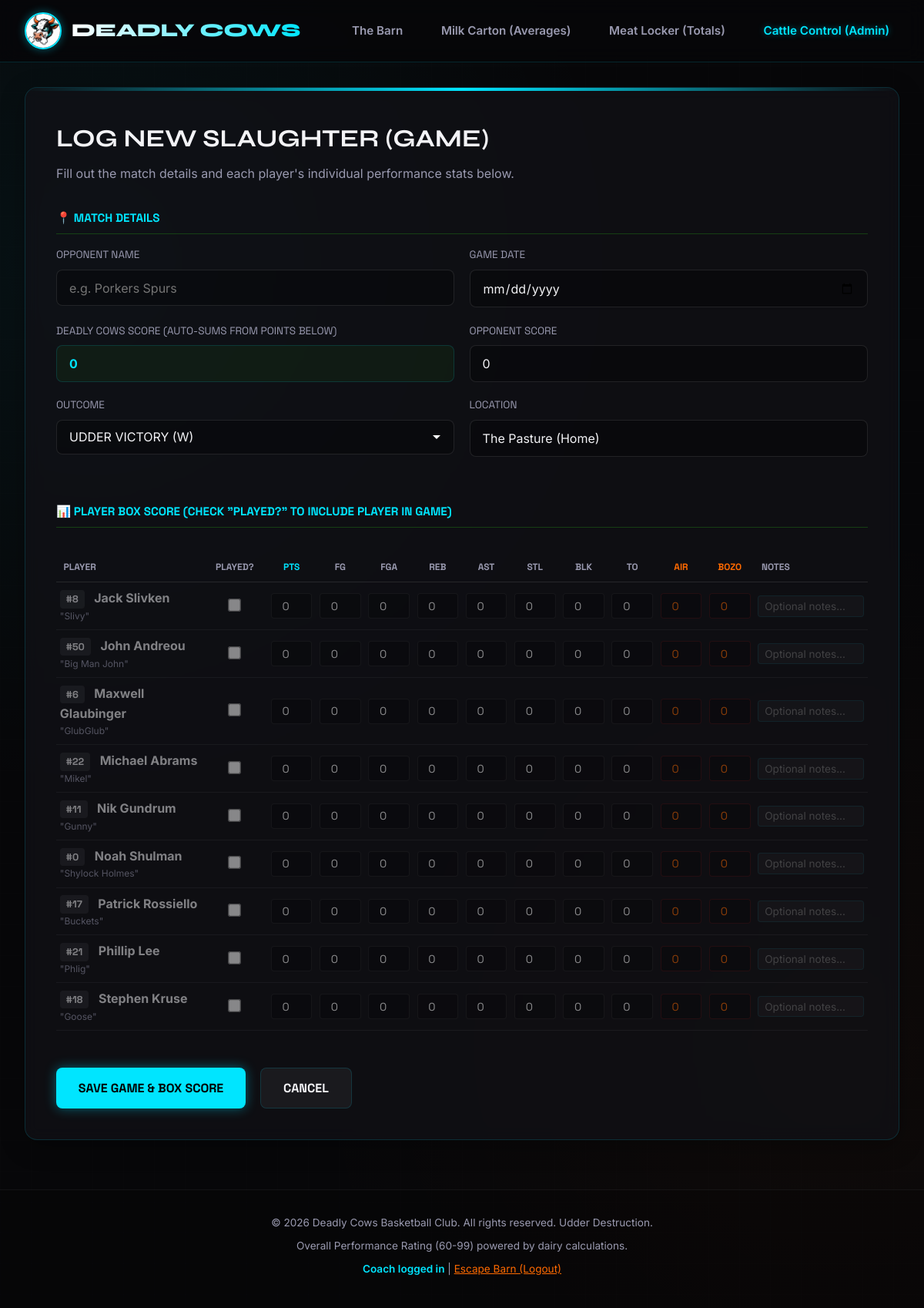
Page /manage/game/new (signed in) on the committed database.
### tables this page shows
CREATE TABLE players (
    id INTEGER PRIMARY KEY AUTOINCREMENT,
    name TEXT NOT NULL,
    jersey_number TEXT NOT NULL,
    nickname TEXT NOT NULL
);

### app.py (the view, shortened to what this page needs)
@app.route('/manage/game/new', methods=['GET', 'POST'])
def new_game():
    if not is_admin():
        flash("Unauthorized pasture access!", "danger")
        return redirect(url_for('manage'))
    players = database.get_all_players()
    return render_template('edit_game.html', title="Log New Slaughter (Game)", players=players, game=None)

### app.py (called while the page is built)
def is_admin():
    return session.get('logged_in') == True

@app.context_processor
def inject_globals():
    return dict(is_admin=is_admin)

### database.py (called while the page is built)
def get_db_connection():
    conn = sqlite3.connect(DB_PATH)
    conn.execute("PRAGMA foreign_keys = ON;")
    conn.row_factory = sqlite3.Row
    return conn

def get_all_players():
    conn = get_db_connection()
    players = conn.execute('SELECT * FROM players ORDER BY name').fetchall()
    conn.close()
    return players

### templates/edit_game.html (shortened to what this page needs)
{% extends 'layout.html' %}
{% block content %}
<div class="glass-panel">
    <h1 style="font-family: var(--font-header); text-transform: uppercase; margin-bottom: 0.5rem;">{{ title }}</h1>
    <p style="color: var(--text-secondary); margin-bottom: 2rem;">Fill out the match details and each player's individual performance stats below.</p>
    <form method="POST">
        <h3 style="font-family: var(--font-mono); font-size: 0.95rem; text-transform: uppercase; color: var(--neon-green); margin-bottom: 1rem; border-bottom: 1px solid rgba(57, 255, 20, 0.2); padding-bottom: 0.5rem;">
            📍 Match Details
        </h3>
        <div class="form-row">
            <div class="form-group">
                <label for="opponent">Opponent Name</label>
                <input type="text" id="opponent" name="opponent" class="form-control" placeholder="e.g. Porkers Spurs" value="{{ game.opponent if game else '' }}" required>
            </div>
            <div class="form-group">
                <label for="date">Game Date</label>
                <input type="date" id="date" name="date" class="form-control" value="{{ game.date if game else '' }}" required>
            </div>
        </div>
        <div class="form-row">
            <div class="form-group">
                <label for="cows_score">Deadly Cows Score (Auto-Sums from points below)</label>
                <input type="number" id="cows_score" name="cows_score" class="form-control" value="{{ game.cows_score if game else 0 }}" readonly style="background: rgba(57, 255, 20, 0.05); border-color: var(--border-color); color: var(--neon-green); font-weight: 700;">
            </div>
            <div class="form-group">
                <label for="opponent_score">Opponent Score</label>
                <input type="number" id="opponent_score" name="opponent_score" class="form-control" placeholder="e.g. 88" value="{{ game.opponent_score if game else 0 }}" required min="0">
            </div>
        </div>
        <div class="form-row">
            <div class="form-group">
                <label for="outcome">Outcome</label>
                <select id="outcome" name="outcome" class="form-control" required>
                    <option value="W" {% if game and game.outcome.upper() == 'W' %}selected{% endif %}>UDDER VICTORY (W)</option>
                </select>
            </div>
            <div class="form-group">
                <label for="location">Location</label>
                <input type="text" id="location" name="location" class="form-control" placeholder="e.g. The Pasture (Home)" value="{{ game.location if game else 'The Pasture (Home)' }}">
            </div>
        </div>
        <h3 style="font-family: var(--font-mono); font-size: 0.95rem; text-transform: uppercase; color: var(--neon-green); margin-top: 2.5rem; margin-bottom: 1rem; border-bottom: 1px solid rgba(57, 255, 20, 0.2); padding-bottom: 0.5rem;">
            📊 Player Box Score (Check "Played?" to include player in game)
        </h3>
        {% if players %}
            <div class="table-wrapper">
                <table class="stats-entry-table">
                    <thead>
                        <tr>
                            <th style="text-align: left; width: 18%;">Player</th>
                            <th style="text-align: center; width: 8%;">Played?</th>
                            <th style="text-align: center; width: 6%; color: var(--neon-green);">PTS</th>
                            <th style="text-align: center; width: 6%;">FG</th>
                            <th style="text-align: center; width: 6%;">FGA</th>
                            <th style="text-align: center; width: 6%;">REB</th>
                            <th style="text-align: center; width: 6%;">AST</th>
                            <th style="text-align: center; width: 6%;">STL</th>
                            <th style="text-align: center; width: 6%;">BLK</th>
                            <th style="text-align: center; width: 6%;">TO</th>
                            <th style="text-align: center; width: 6%; color: var(--neon-red);">AIR</th>
                            <th style="text-align: center; width: 6%; color: var(--neon-red);">BOZO</th>
                            <th style="text-align: left; width: 20%;">Notes</th>
                        </tr>
                    </thead>
                    <tbody>
                        {% for p in players %}
                            {% set has_stats = stats_map and p.id in stats_map %}
                            {% set p_stats = stats_map[p.id] if has_stats else none %}
                            <tr class="{% if not has_stats %}player-inactive{% endif %}">
                                <td style="text-align: left;">
                                    <span class="jersey-badge">#{{ p.jersey_number }}</span>
                                    <strong>{{ p.name }}</strong>
                                    <div style="font-size: 0.75rem; color: var(--text-secondary);">"{{ p.nickname }}"</div>
                                </td>
                                <td style="text-align: center;">
                                    <input type="checkbox" name="played_{{ p.id }}" class="player-played-checkbox" {% if has_stats %}checked{% endif %} style="transform: scale(1.3); cursor: pointer;">
                                </td>
                                <td>
                                    <input type="number" name="points_{{ p.id }}" class="input-mini player-points-input" min="0" value="{{ p_stats.points if has_stats else 0 }}">
                                </td>
                                <td>
                                    <input type="number" name="fg_{{ p.id }}" class="input-mini" min="0" value="{{ p_stats.fg if has_stats else 0 }}">
                                </td>
                                <td>
                                    <input type="number" name="fga_{{ p.id }}" class="input-mini" min="0" value="{{ p_stats.fga if has_stats else 0 }}">
                                </td>
                                <td>
                                    <input type="number" name="rebounds_{{ p.id }}" class="input-mini" min="0" value="{{ p_stats.rebounds if has_stats else 0 }}">
                                </td>
                                <td>
                                    <input type="number" name="assists_{{ p.id }}" class="input-mini" min="0" value="{{ p_stats.assists if has_stats else 0 }}">
                                </td>
                                <td>
                                    <input type="number" name="steals_{{ p.id }}" class="input-mini" min="0" value="{{ p_stats.steals if has_stats else 0 }}">
                                </td>
                                <td>
                                    <input type="number" name="blocks_{{ p.id }}" class="input-mini" min="0" value="{{ p_stats.blocks if has_stats else 0 }}">
                                </td>
                                <td>
                                    <input type="number" name="turnovers_{{ p.id }}" class="input-mini" min="0" value="{{ p_stats.turnovers if has_stats else 0 }}">
                                </td>
                                <td>
                                    <input type="number" name="airballs_{{ p.id }}" class="input-mini" min="0" value="{{ p_stats.airballs if has_stats else 0 }}" style="border-color: rgba(255,51,51,0.2); color: var(--neon-red);">
                                </td>
                                <td>
                                    <input type="number" name="bozo_moments_{{ p.id }}" class="input-mini" min="0" value="{{ p_stats.bozo_moments if has_stats else 0 }}" style="border-color: rgba(255,51,51,0.2); color: var(--neon-red);">
                                </td>
                                <td style="text-align: left;">
                                    <input type="text" name="notes_{{ p.id }}" class="form-control" placeholder="Optional notes..." value="{{ p_stats.notes if has_stats else '' }}" style="font-size: 0.85rem; padding: 0.3rem 0.5rem; background: rgba(255,255,255,0.05); border: 1px solid var(--border-color); color: var(--text-primary); border-radius: 4px; width: 100%;">
                                </td>
                            </tr>
                        {% endfor %}
                    </tbody>
                </table>
            </div>
        {% else %}
            <p style="color: var(--text-secondary); text-align: center; padding: 2rem;">
                There are no players in the herd to assign stats to. <a href="{{ url_for('manage') }}" style="color: var(--neon-green);">Draft players first</a>.
            </p>
        {% endif %}
        <div style="margin-top: 3rem; display: flex; gap: 1.2rem;">
            <button type="submit" class="btn btn-primary">Save Game & Box Score</button>
            <a href="{{ url_for('manage') }}" class="btn btn-secondary">Cancel</a>
        </div>
    </form>
</div>
{% endblock %}

### static/css/style.css (style rules this page uses)
:root { --bg-color: #070709; --card-bg: rgba(18, 18, 24, 0.7); --border-color: rgba(0, 229, 255, 0.15); --neon-green: #00e5ff; --neon-green-glow: rgba(0, 229, 255, 0.4); --neon-red: #ff6a00; --neon-red-glow: rgba(255, 106, 0, 0.4); --neon-gold: #ffaa00; --neon-gold-glow: rgba(255, 170, 0, 0.4); --text-primary: #f3f3f6; --text-secondary: #9a9ab0; --font-header: 'Syne', sans-serif; --font-mono: 'Space Grotesk', sans-serif; --font-body: 'Inter', sans-serif; }
* { box-sizing: border-box; margin: 0; padding: 0; }
body { background-color: var(--bg-color); background-image: radial-gradient(circle at 10% 20%, rgba(0, 229, 255, 0.05) 0%, transparent 40%), radial-gradient(circle at 90% 80%, rgba(255, 106, 0, 0.03) 0%, transparent 40%), linear-gradient(rgba(255, 255, 255, 0.005) 1px, transparent 1px), linear-gradient(90deg, rgba(255, 255, 255, 0.005) 1px, transparent 1px); background-size: 100% 100%, 100% 100%, 40px 40px, 40px 40px; color: var(--text-primary); font-family: var(--font-body); line-height: 1.6; overflow-x: hidden; min-height: 100vh; }
a, button, select, input[type="submit"] { cursor: pointer; }
.glass-panel { background: var(--card-bg); backdrop-filter: blur(10px); border: 1px solid var(--border-color); border-radius: 16px; padding: 2.5rem; box-shadow: 0 8px 32px rgba(0, 0, 0, 0.3); margin-bottom: 2.5rem; position: relative; overflow: hidden; }
.glass-panel::before { content: ''; position: absolute; top: 0; left: 0; width: 100%; height: 4px; background: linear-gradient(90deg, transparent, var(--neon-green), transparent); }
.btn { display: inline-flex; align-items: center; justify-content: center; padding: 0.8rem 1.8rem; font-size: 1rem; font-weight: 700; text-decoration: none; text-transform: uppercase; border-radius: 8px; transition: all 0.3s cubic-bezier(0.165, 0.84, 0.44, 1); border: none; outline: none; font-family: var(--font-mono); }
.btn-primary { background: var(--neon-green); color: #000; box-shadow: 0 0 15px var(--neon-green-glow); }
.btn-secondary { background: rgba(255, 255, 255, 0.05); border: 1px solid var(--border-color); color: var(--text-primary); }
.table-wrapper { overflow-x: auto; margin-top: 1rem; }
.jersey-badge { background: rgba(255, 255, 255, 0.1); color: var(--text-primary); font-family: var(--font-mono); font-size: 0.8rem; padding: 0.2rem 0.5rem; border-radius: 4px; margin-right: 0.5rem; font-weight: 700; }
.form-group { margin-bottom: 1.2rem; }
.form-group label { display: block; margin-bottom: 0.5rem; font-family: var(--font-mono); font-size: 0.85rem; text-transform: uppercase; color: var(--text-secondary); }
.form-control { width: 100%; background: rgba(0, 0, 0, 0.3); border: 1px solid rgba(255, 255, 255, 0.1); color: var(--text-primary); padding: 0.8rem 1rem; border-radius: 8px; font-family: inherit; font-size: 1rem; transition: all 0.3s ease; }
select.form-control { appearance: none; background-repeat: no-repeat; background-position: right 10px center; }
.form-row { display: grid; grid-template-columns: 1fr 1fr; gap: 1.2rem; }
.stats-entry-table { width: 100%; margin-top: 1rem; border-collapse: collapse; }
.stats-entry-table th { padding: 0.6rem; font-family: var(--font-mono); font-size: 0.75rem; color: var(--text-secondary); text-transform: uppercase; border-bottom: 1px solid rgba(255,255,255,0.1); }
.stats-entry-table td { padding: 0.5rem 0.3rem; border-bottom: 1px solid rgba(255,255,255,0.05); }
.input-mini { width: 100%; background: rgba(0, 0, 0, 0.5); border: 1px solid rgba(255,255,255,0.1); color: #fff; padding: 0.4rem; border-radius: 4px; text-align: center; font-family: var(--font-mono); font-size: 0.9rem; }
.player-inactive { opacity: 0.5; transition: opacity 0.3s ease; }

### rows in the picture
players: jersey_number "8", name "Jack Slivken", nickname "Slivy", points "0", fg "0", fga "0", rebounds "0", assists "0", steals "0", blocks "0", turnovers "0", airballs "0", bozo_moments "0"
players: jersey_number "50", name "John Andreou", nickname "Big Man John", points "0", fg "0", fga "0", rebounds "0", assists "0", steals "0", blocks "0", turnovers "0", airballs "0", bozo_moments "0"
players: jersey_number "6", name "Maxwell Glaubinger", nickname "GlubGlub", points "0", fg "0", fga "0", rebounds "0", assists "0", steals "0", blocks "0", turnovers "0", airballs "0", bozo_moments "0"
players: jersey_number "22", name "Michael Abrams", nickname "Mikel", points "0", fg "0", fga "0", rebounds "0", assists "0", steals "0", blocks "0", turnovers "0", airballs "0", bozo_moments "0"
players: jersey_number "11", name "Nik Gundrum", nickname "Gunny", points "0", fg "0", fga "0", rebounds "0", assists "0", steals "0", blocks "0", turnovers "0", airballs "0", bozo_moments "0"
players: jersey_number "0", name "Noah Shulman", nickname "Shylock Holmes", points "0", fg "0", fga "0", rebounds "0", assists "0", steals "0", blocks "0", turnovers "0", airballs "0", bozo_moments "0"
players: jersey_number "17", name "Patrick Rossiello", nickname "Buckets", points "0", fg "0", fga "0", rebounds "0", assists "0", steals "0", blocks "0", turnovers "0", airballs "0", bozo_moments "0"
players: jersey_number "21", name "Phillip Lee", nickname "Phlig", points "0", fg "0", fga "0", rebounds "0", assists "0", steals "0", blocks "0", turnovers "0", airballs "0", bozo_moments "0"
players: jersey_number "18", name "Stephen Kruse", nickname "Goose", points "0", fg "0", fga "0", rebounds "0", assists "0", steals "0", blocks "0", turnovers "0", airballs "0", bozo_moments "0"

### other values in the picture
{{ title }} "LOG NEW SLAUGHTER (GAME)"
